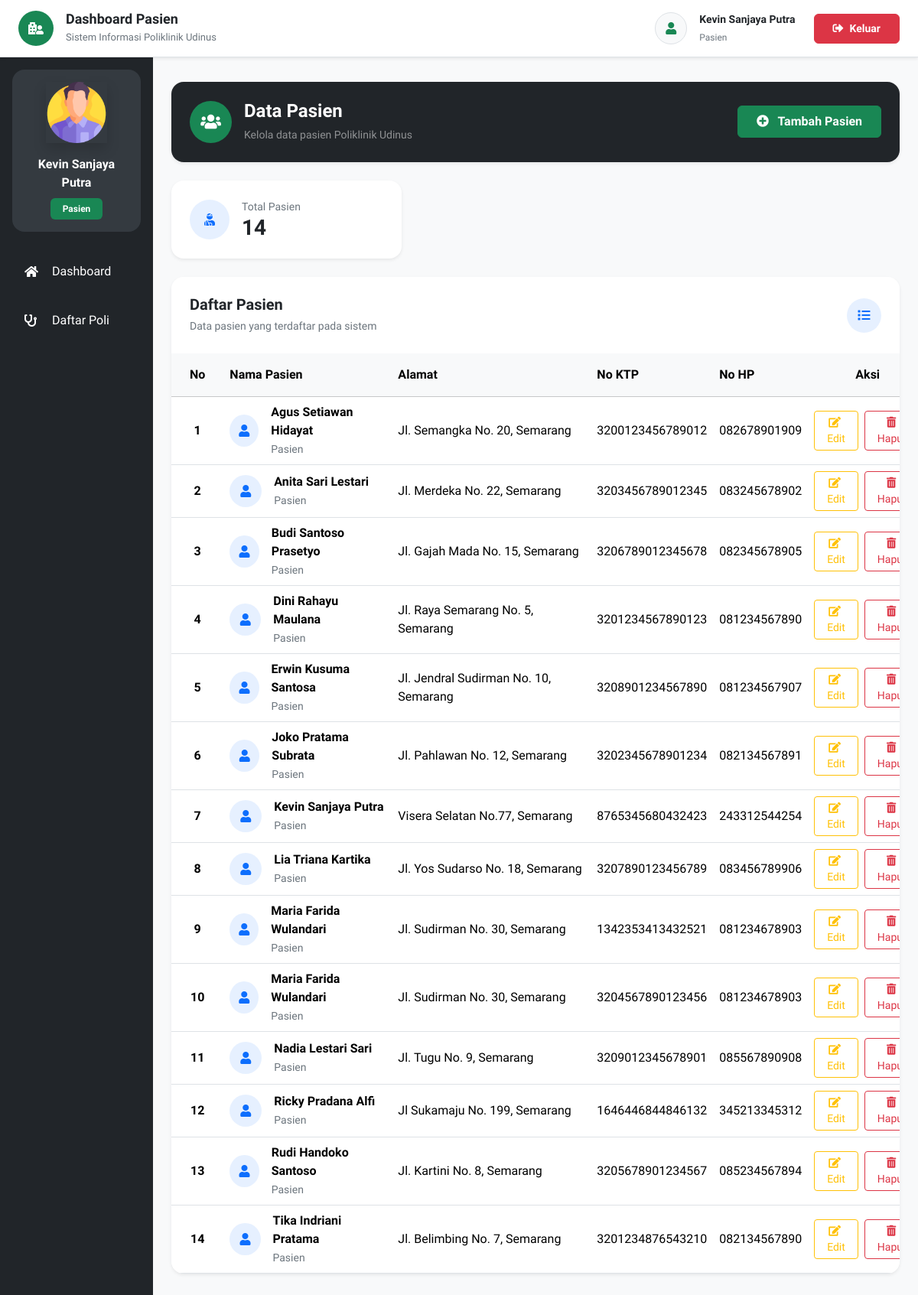
Page /pasien.php (signed in) on the committed database.
### tables this page shows
CREATE TABLE `pasien` (
  `id` int UNSIGNED NOT NULL,
  `nama` varchar(255) NOT NULL,
  `password` varchar(50) NOT NULL,
  `alamat` varchar(255) NOT NULL,
  `no_ktp` varchar(255) NOT NULL,
  `no_hp` varchar(50) NOT NULL,
  `no_rm` varchar(25) NOT NULL
);

### pages/pasien/index.php (the view, shortened to what this page needs)
<?php
require_once 'config/koneksi.php';
$dataPasienList = [];
$queryPasien = "
SELECT
    id,
    nama,
    alamat,
    no_ktp,
    no_hp
FROM (
    SELECT
        *,
        ROW_NUMBER() OVER (
            PARTITION BY no_ktp
            ORDER BY id DESC
        ) AS rn
    FROM pasien
) AS p
WHERE rn = 1
ORDER BY nama ASC
";
$resultPasien = mysqli_query($mysqli, $queryPasien);
if ($resultPasien) {
    while ($pasien = mysqli_fetch_assoc($resultPasien)) {
        $dataPasienList[] = $pasien;
    }
}
$jumlahPasien = count($dataPasienList);
?>
<section class="py-2">
    <div class="card border-0 shadow-sm rounded-4 overflow-hidden mb-4">
        <div class="bg-dark text-white p-4">
            <div class="row align-items-center g-3">
                <div class="col-md-8">
                    <div class="d-flex align-items-center">
                        <div class="bg-success rounded-circle d-flex align-items-center justify-content-center me-3"
                            style="
                            width:55px;
                            height:55px;
                            min-width:55px;
                        ">
                            <i class="fas fa-users fa-lg"></i>
                        </div>
                        <div>
                            <h4 class="fw-bold mb-1">
                                Data Pasien
                            </h4>
                            <small class="text-white-50">
                                Kelola data pasien Poliklinik Udinus
                            </small>
                        </div>
                    </div>
                </div>
                <div class="col-md-4 text-md-end">
                    <button type="button" class="btn btn-success px-4 py-2 fw-semibold" data-bs-toggle="modal"
                        data-bs-target="#addModal">
                        <i class="fas fa-plus-circle me-2"></i>
                        Tambah Pasien
                    </button>
                </div>
            </div>
        </div>
    </div>
    <div class="row g-4 mb-4">
        <div class="col-lg-4 col-md-6">
            <div class="card border-0 shadow-sm rounded-4">
                <div class="card-body p-4">
                    <div class="d-flex align-items-center">
                        <div class="bg-primary bg-opacity-10 text-primary rounded-circle d-flex align-items-center justify-content-center me-3"
                            style="
                            width:52px;
                            height:52px;
                            min-width:52px;
                        ">
                            <i class="fas fa-user-injured"></i>
                        </div>
                        <div>
                            <small class="text-secondary d-block">
                                Total Pasien
                            </small>
                            <h3 class="fw-bold mb-0">
                                <?php echo number_format($jumlahPasien); ?>
                            </h3>
                        </div>
                    </div>
                </div>
            </div>
        </div>
    </div>
    <div class="card border-0 shadow-sm rounded-4 overflow-hidden">
        <div class="card-header bg-white border-0 p-4">
            <div class="d-flex justify-content-between align-items-center">
                <div>
                    <h5 class="fw-bold mb-1">
                        Daftar Pasien
                    </h5>
                    <small class="text-secondary">
                        Data pasien yang terdaftar pada sistem
                    </small>
                </div>
                <div class="bg-primary bg-opacity-10 text-primary rounded-circle d-flex align-items-center justify-content-center"
                    style="
                    width:45px;
                    height:45px;
                ">
                    <i class="fas fa-list"></i>
                </div>
            </div>
        </div>
        <div class="card-body p-0">
            <div class="table-responsive">
                <table class="table table-hover align-middle mb-0">
                    <thead class="table-light">
                        <tr>
                            <th class="text-center px-4 py-3">
                                No
                            </th>
                            <th class="py-3">
                                Nama Pasien
                            </th>
                            <th class="py-3">
                                Alamat
                            </th>
                            <th class="py-3">
                                No KTP
                            </th>
                            <th class="py-3">
                                No HP
                            </th>
                            <th class="text-center px-4 py-3">
                                Aksi
                            </th>
                        </tr>
                    </thead>
                    <tbody>
                        <?php if (!empty($dataPasienList)) { ?>
                            <?php
                            $no = 1;
                            foreach ($dataPasienList as $data) {
                                ?>
                                <tr>
                                    <td class="text-center fw-semibold">
                                        <?php echo $no++; ?>
                                    </td>
                                    <td style="min-width:220px;">
                                        <div class="d-flex align-items-center">
                                            <div class="bg-primary bg-opacity-10 text-primary rounded-circle d-flex align-items-center justify-content-center me-3"
                                                style="
                                        width:42px;
                                        height:42px;
                                    ">
                                                <i class="fas fa-user"></i>
                                            </div>
                                            <div>
                                                <div class="fw-semibold">
                                                    <?php echo htmlspecialchars($data['nama']); ?>
                                                </div>
                                                <small class="text-secondary">
                                                    Pasien
                                                </small>
                                            </div>
                                        </div>
                                    </td>
                                    <td style="min-width:260px;">
                                        <?php echo htmlspecialchars($data['alamat']); ?>
                                    </td>
                                    <td>
                                        <?php echo htmlspecialchars($data['no_ktp']); ?>
                                    </td>
                                    <td>
                                        <?php echo htmlspecialchars($data['no_hp']); ?>
                                    </td>
                                    <td class="text-center">
                                        <div class="d-flex justify-content-center gap-2">
<button type="button"
    class="btn btn-sm btn-outline-warning px-3"
    data-bs-toggle="modal"
    data-bs-target="#editModal<?php echo (int) $data['id']; ?>">
    <i class="fas fa-edit me-1"></i>
    Edit
</button>
<button type="button"
    class="btn btn-sm btn-outline-danger px-3"
    data-bs-toggle="modal"
    data-bs-target="#hapusModal<?php echo (int) $data['id']; ?>">
    <i class="fas fa-trash-alt me-1"></i>
    Hapus
</button>
                                        </div>
                                    </td>
                                </tr>
                            <?php } ?>
                        <?php } ?>
                    </tbody>
                </table>
            </div>
        </div>
    </div>
</section>

### rows in the picture
pasien: nama "Agus Setiawan Hidayat", alamat "Jl. Semangka No. 20, Semarang", no_ktp "3200123456789012", no_hp "082678901909"
pasien: nama "Anita Sari Lestari", alamat "Jl. Merdeka No. 22, Semarang", no_ktp "3203456789012345", no_hp "083245678902"
pasien: nama "Budi Santoso Prasetyo", alamat "Jl. Gajah Mada No. 15, Semarang", no_ktp "3206789012345678", no_hp "082345678905"
pasien: nama "Dini Rahayu Maulana", alamat "Jl. Raya Semarang No. 5, Semarang", no_ktp "3201234567890123", no_hp "081234567890"
pasien: nama "Erwin Kusuma Santosa", alamat "Jl. Jendral Sudirman No. 10, Semarang", no_ktp "3208901234567890", no_hp "081234567907"
pasien: nama "Joko Pratama Subrata", alamat "Jl. Pahlawan No. 12, Semarang", no_ktp "3202345678901234", no_hp "082134567891"
pasien: nama "Kevin Sanjaya Putra", alamat "Visera Selatan No.77, Semarang", no_ktp "8765345680432423", no_hp "243312544254"
pasien: nama "Lia Triana Kartika", alamat "Jl. Yos Sudarso No. 18, Semarang", no_ktp "3207890123456789", no_hp "083456789906"
pasien: nama "Maria Farida Wulandari", alamat "Jl. Sudirman No. 30, Semarang", no_ktp "1342353413432521", no_hp "081234678903"
pasien: nama "Maria Farida Wulandari", alamat "Jl. Sudirman No. 30, Semarang", no_ktp "3204567890123456", no_hp "081234678903"
pasien: nama "Nadia Lestari Sari", alamat "Jl. Tugu No. 9, Semarang", no_ktp "3209012345678901", no_hp "085567890908"
pasien: nama "Ricky Pradana Alfi", alamat "Jl Sukamaju No. 199, Semarang", no_ktp "1646446844846132", no_hp "345213345312"
pasien: nama "Rudi Handoko Santoso", alamat "Jl. Kartini No. 8, Semarang", no_ktp "3205678901234567", no_hp "085234567894"
pasien: nama "Tika Indriani Pratama", alamat "Jl. Belimbing No. 7, Semarang", no_ktp "3201234876543210", no_hp "082134567890"

### other values in the picture
$dashboardTitle "Dashboard Pasien"
$dashboardDesc "Sistem Informasi Poliklinik Udinus"
$username "Kevin Sanjaya Putra"
$akses "Pasien"
$_SESSION['akses'] "Pasien"
$jumlahPasien "14"
